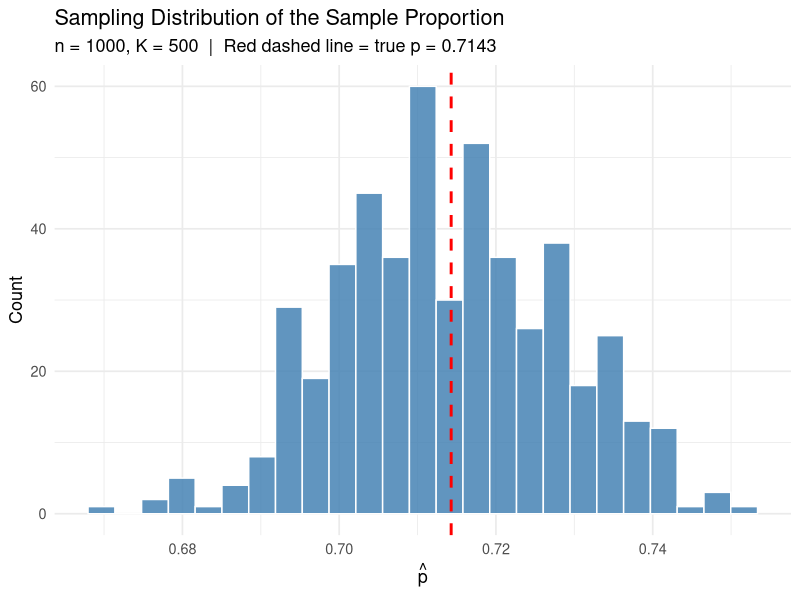
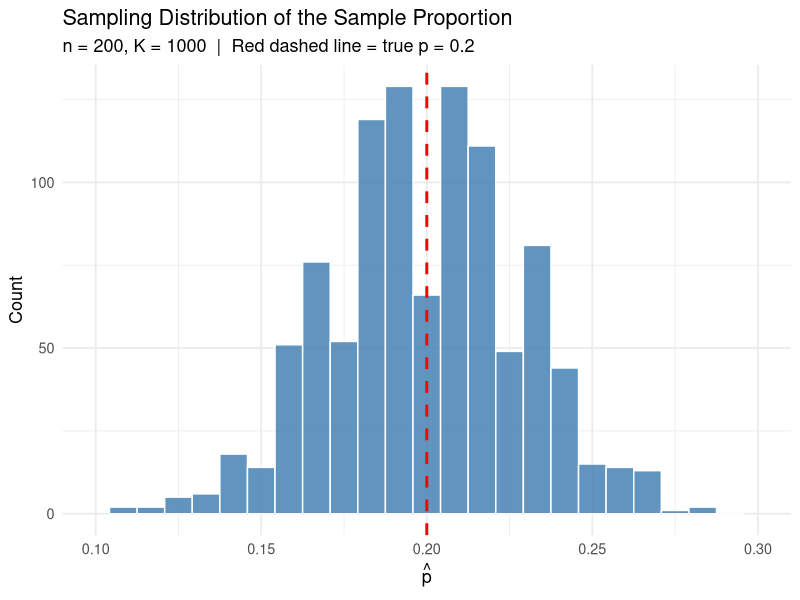

The R source for these figures, in order:
## ---- chunk 1
knitr::opts_chunk$set(echo = TRUE, warning = FALSE, message = FALSE)
library(ggplot2)
library(dplyr)
## ---- chunk 2
pop <- c(rep("Apple", 10000), rep("Android", 4000))
## ---- chunk 3
# Step 0: Define the population
pop <- c(rep("Apple", 10000), rep("Android", 4000))
true_proportion <- sum(pop == "Apple") / length(pop)
cat("True population proportion:", round(true_proportion, 4), "\n")

# Step 1: Draw one sample and compute the sample proportion
n <- 1000
my_sample <- sample(pop, size = n)
p_hat <- sum(my_sample == "Apple") / n
cat("Sample proportion (one draw):", round(p_hat, 4), "\n")
## ---- chunk 4
# This hidden chunk pre-loads saved results so the rest of the document renders
p_hat_vector <- read.csv("p_hat_vector.csv")$x
## ---- chunk 5
sample_data <- data.frame(p_hat = p_hat_vector)

ggplot(sample_data, aes(x = p_hat)) +
  geom_histogram(bins = 25, fill = "steelblue", color = "white", alpha = 0.85) +
  geom_vline(xintercept = true_proportion, color = "red", linetype = "dashed", linewidth = 1) +
  labs(
    title    = "Sampling Distribution of the Sample Proportion",
    subtitle = paste0("n = ", n, ", K = ", length(p_hat_vector),
                      "  |  Red dashed line = true p = ", round(true_proportion, 4)),
    x = expression(hat(p)),
    y = "Count"
  ) +
  theme_minimal(base_size = 13)
## ---- chunk 6
p_hat_data <- data.frame(p_hat = p_hat_vector)

p_hat_mean <- mean(p_hat_data$p_hat)
p_hat_sd   <- sd(p_hat_data$p_hat)

cat("Mean of sample proportions: ", round(p_hat_mean, 4), "\n")
cat("SD of sample proportions:   ", round(p_hat_sd, 5), "\n")
## ---- chunk 7
df  <- p_hat_data$p_hat
in_1sd <- (df > (p_hat_mean - p_hat_sd)) & (df < (p_hat_mean + p_hat_sd))
rate1 <- mean(in_1sd)   # proportion within 1 SD
cat("Proportion within 1 SD:", round(rate1, 4), "\n")
## ---- chunk 8
in_2sd <- (df > (p_hat_mean - 2 * p_hat_sd)) & (df < (p_hat_mean + 2 * p_hat_sd))
in_3sd <- (df > (p_hat_mean - 3 * p_hat_sd)) & (df < (p_hat_mean + 3 * p_hat_sd))

rate2 <- mean(in_2sd)
rate3 <- mean(in_3sd)

cat("Proportion within 2 SD:", round(rate2, 4), "\n")
cat("Proportion within 3 SD:", round(rate3, 4), "\n")
## ---- chunk 9
cat("Within 0.05 of 68%?  ", abs(rate1 - 0.68) < 0.05, "\n")
cat("Within 0.05 of 95%?  ", abs(rate2 - 0.95) < 0.05, "\n")
cat("Within 0.05 of 99.7%?", abs(rate3 - 0.997) < 0.05, "\n")
## ---- chunk 10
# Your code here
pop2 <- c(rep("Subscriber", 20000), rep("Non-subscriber", 5000))
true_p2 <- sum(pop2=="Non-subscriber")/length(pop2)
true_p2

## ---- chunk 11
# Your code here
# Step 1: Draw one sample and compute the sample proportion
n <- 200
my_sample <- sample(pop2, size = n)
p_hat <- sum(my_sample == "Non-subscriber") / n
cat("Sample proportion (one draw):", round(p_hat, 4), "\n")
## ---- chunk 12
# Your code here
K <- 1000
p_hat_vector  <- rep(0, K)   # pre-allocate for efficiency

n <- 200

for (i in 1:K) {

my_sample <- sample(pop2, size = n)
p_hat <- sum(my_sample == "Non-subscriber") / n
p_hat_vector[i] = p_hat
}

head(p_hat_vector)


sample_data <- data.frame(p_hat = p_hat_vector)

ggplot(sample_data, aes(x = p_hat)) +
  geom_histogram(bins = 25, fill = "steelblue", color = "white", alpha = 0.85) +
  geom_vline(xintercept = true_p2, color = "red", linetype = "dashed", linewidth = 1) +
  lims(x=c(0.1,0.3))+
  labs(
    title    = "Sampling Distribution of the Sample Proportion",
    subtitle = paste0("n = ", n, ", K = ", length(p_hat_vector),
                      "  |  Red dashed line = true p = ", round(true_p2, 4)),
    x = expression(hat(p)),
    y = "Count"
  ) +
  theme_minimal(base_size = 13)



# 
# # Your code here
# K <- 1000
# p_hat_vector  <- rep(0, K)   # pre-allocate for efficiency
# 
# n <- 2000
# 
# for (i in 1:K) {
# 
# my_sample <- sample(pop2, size = n)
# p_hat <- sum(my_sample == "Non-subscriber") / n
# p_hat_vector[i] = p_hat
# }
# 
# head(p_hat_vector)
# 
# 
# sample_data <- data.frame(p_hat = p_hat_vector)
# 
# ggplot(sample_data, aes(x = p_hat)) +
#   geom_histogram(bins = 25, fill = "steelblue", color = "white", alpha = 0.85) +
#   geom_vline(xintercept = true_p2, color = "red", linetype = "dashed", linewidth = 1) +
#    lims(x=c(0.1,0.3))+
#   labs(
#     title    = "Sampling Distribution of the Sample Proportion",
#     subtitle = paste0("n = ", n, ", K = ", length(p_hat_vector),
#                       "  |  Red dashed line = true p = ", round(true_p2, 4)),
#     x = expression(hat(p)),
#     y = "Count"
#   ) +
#   theme_minimal(base_size = 13)
